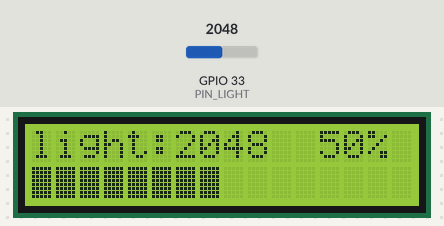
This sketch was run on a simulated ESP32. Shown: 16×2 character LCD. The test bench sets the inputs (shaded band); at power-on: GPIO 33 (PIN_LIGHT) = 2048.

Above: at 1.2 s.
1.3 s: GPIO 33 (PIN_LIGHT) set to 2866
At 2.6 s:
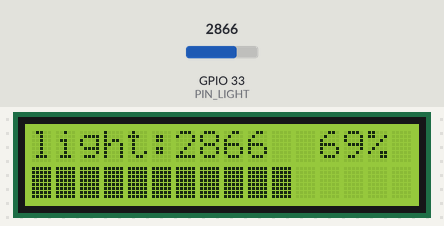
2.9 s: GPIO 33 (PIN_LIGHT) set to 3603
At 3.5 s:
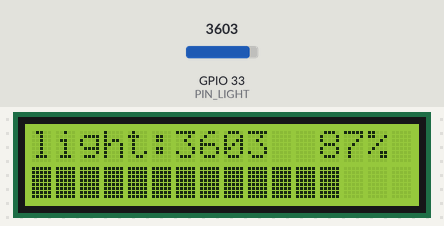
4.4 s: GPIO 33 (PIN_LIGHT) set to 4095
At 5.7 s:
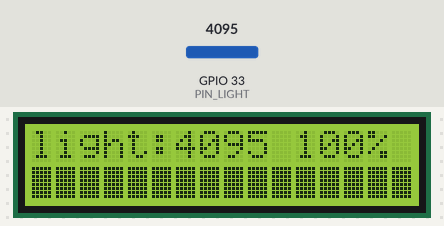
6.0 s: GPIO 33 (PIN_LIGHT) set to 2047
At 7.1 s:
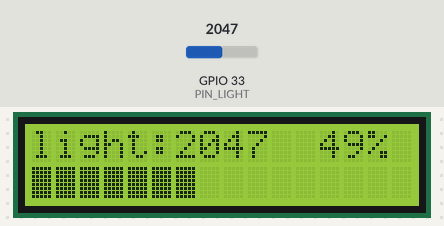
7.6 s: GPIO 33 (PIN_LIGHT) set to 1228
At 8.1 s:
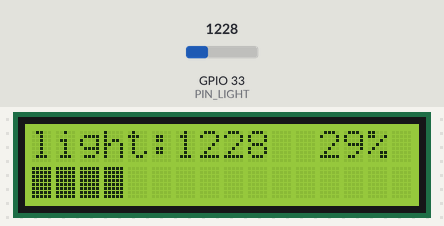
9.1 s: GPIO 33 (PIN_LIGHT) set to 491
At 10.5 s:
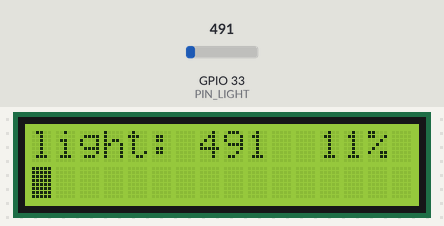
Timing chart, 0 to 11.7 s (numbered marks = the images above; inputs shaded):
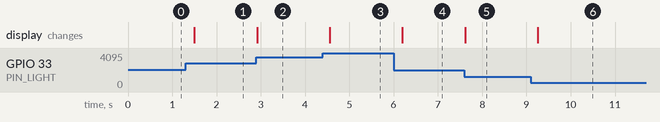

Measured:
- after the input at 1.3 s, the display: changes after 0.20 s (image 1)
- after the input at 2.9 s, the display: changes at once (image 2)
- after the input at 4.4 s, the display: changes after 0.16 s (image 3)
- after the input at 6.0 s, the display: changes after 0.19 s (image 4)
- after the input at 7.6 s, the display: changes at once (image 5)
- after the input at 9.1 s, the display: changes after 0.15 s (image 6)

The sketch:

lcd_sensor.ino
```cpp
#include <LiquidCrystal.h>
LiquidCrystal lcd(13, 12, 14, 27, 26, 25);
const int PIN_LIGHT = 33;

byte BAR[8] = {0b11111, 0b11111, 0b11111, 0b11111,
               0b11111, 0b11111, 0b11111, 0b11111};   // 꽉 찬 칸 (5×8)

void setup() {
    lcd.begin(16, 2);
    lcd.createChar(0, BAR);                // 사용자 문자 0번
}

void loop() {
    int raw = analogRead(PIN_LIGHT);
    int pct = raw * 100 / 4095;
    char line[17];
    snprintf(line, sizeof(line), "light:%4d %3d%%", raw, pct);
    lcd.setCursor(0, 0);
    lcd.print(line);

    int bars = pct * 16 / 100;             // 0 ~ 16 칸 막대 그래프
    lcd.setCursor(0, 1);
    for (int i = 0; i < 16; i++) {
        if (i < bars) lcd.write((uint8_t)0);
        else lcd.print(' ');
    }
    delay(200);
}
```
